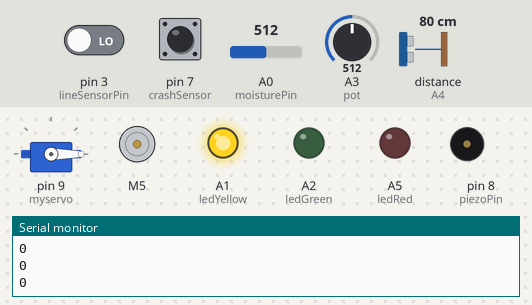
This sketch was run on a simulated Arduino Uno, built with avr-gcc and run on an emulated ATmega328P. Shown: servo, DC motor (green arrow = forward, orange = backward, longer = faster), output pins drawn as LEDs (lit = HIGH), buzzer (waves = sounding, pin HIGH), the last lines printed to the serial monitor. Wiring (inferred from the names in the program): ultrasonic range finder: trigger pin 2; echo A4. Inputs (shaded band) come from the test bench; at power-on: distance to the obstacle (sensor on A4) 80 cm, pin 3 (lineSensorPin) LOW, pin 7 (crashSensor) LOW, A0 (moisturePin) = 512, A3 (pot) = 512. The echo pulse lasts 58.3 µs per cm; storage starts empty; pins used as bus, display or sensor lines are not drawn.

Above: at 1.2 s.
1.3 s: distance to the obstacle (sensor on A4) set to 27 cm
2.9 s: distance to the obstacle (sensor on A4) set to 24 cm
At 3.6 s:
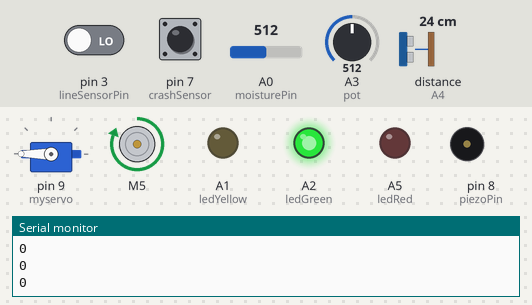
4.7 s: pin 3 (lineSensorPin) driven HIGH and pin 7 (crashSensor) driven HIGH
7.8 s: pin 7 (crashSensor) driven LOW
At 8.9 s:
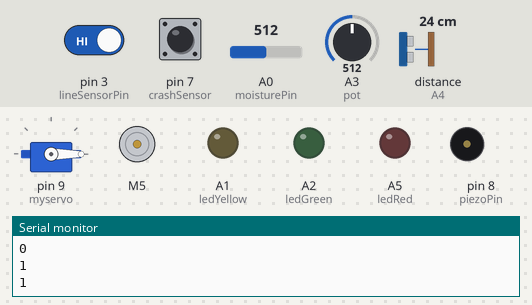
9.7 s: pin 7 (crashSensor) driven HIGH
At 11.0 s:
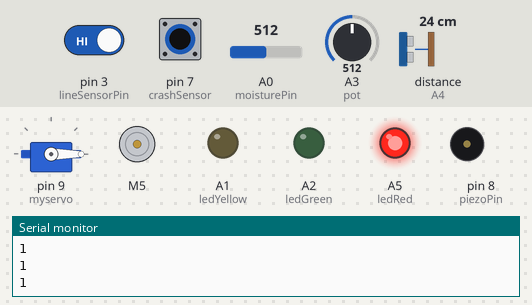
11.3 s: pin 7 (crashSensor) pulsed LOW 2 times (0.12 s each, 0.3 s apart)
At 12.8 s:
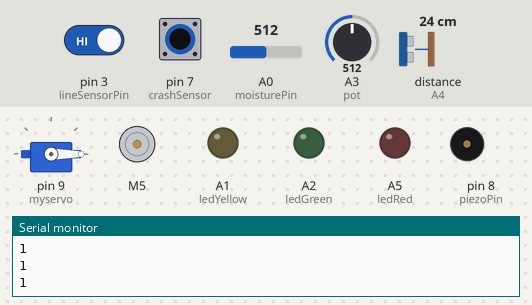
Timing chart, 0 to 14.3 s (numbered marks = the images above; inputs shaded):
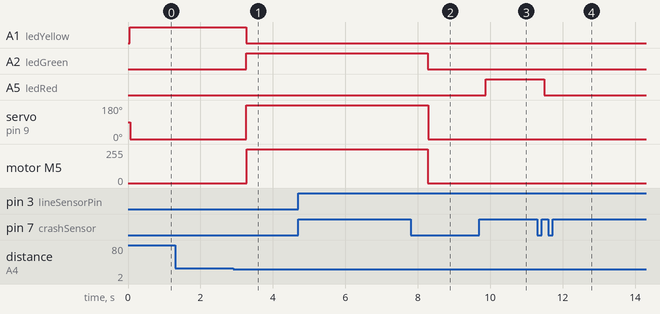

Measured:
- the behaviour switches between 26 and 25 cm on distance to the obstacle (sensor on A4) (found by bisection; images 0 and 1)
- after the input at 2.9 s, A1 (ledYellow): HIGH → LOW after 0.37 s; A2 (ledGreen): LOW → HIGH after 0.36 s; servo on pin 9 (myservo): 0° → 180° after 0.37 s; motor M5: stopped → forward 255/255 after 0.37 s
- after the input at 4.7 s, every drawn part: stays the same
- after the input at 7.8 s, A5 (ledRed): stays LOW (without the input it goes to HIGH after 0.52 s)
- after the input at 9.7 s, A5 (ledRed): LOW → HIGH after 0.18 s
- after the input at 11.3 s, A5 (ledRed): HIGH → LOW after 0.19 s

The sketch:

SmartGreenCode.ino
```cpp
// SD card module
#include <SPI.h>
#include <SD.h>

// Real Time Clock (RTC)
#include "RTClib.h"
RTC_Millis rtc;     // Software Real Time Clock (RTC)
DateTime rightNow;  // used to store the current time.


#define ledRed A5
#define ledYellow A1
#define ledGreen A2

// DC Motor & Motor Module - L298N
#include <L298N.h>

// Pin definition DC Motor
const unsigned int IN3 = 5;
const unsigned int IN4 = 4;


// Create one motor instance
L298N motor(IN3, IN4);

// Servo
#include <Servo.h>
Servo myservo;

// Moisture Sensor
#define moisturePin A0

#define pot A3

#define piezoPin 8

#define echoPin A4 // attach pin D2 Arduino to pin Echo of HC-SR04
#define trigPin 2 //attach pin D3 Arduino to pin Trig of HC-SR04

#define lineSensorPin 3

#define crashSensor 7

#define pirPin 6

int buttonPushCounter = 0;   // counter for the number of button presses
int buttonState = 0;         // current state of the button
int lastButtonState = 0;

long duration;
int distance;

unsigned long previousMillis = 0; //will store the last time jotor was updated

void setup() {
  Serial.begin(9600);           // Open serial communications and wait for port to open:
  while (!Serial) {
    delay(1);

  }
  // Traffic Lights - LED Outputs
  pinMode(ledRed, OUTPUT);
  pinMode(ledYellow, OUTPUT);
  pinMode(ledGreen, OUTPUT);// wait for serial port to connect. Needed for native USB port only


  // DC Motor & Motor Module - L298N
  motor.setSpeed(255);

  // Servo
  myservo.attach(9);  // attaches the servo on pin 9 to the servo object

  // Moisture Sensor
  pinMode(moisturePin, INPUT);

  //Potentiometer
  pinMode(pot, INPUT);

  // Piezo Buzzer
  pinMode(piezoPin, OUTPUT);

  // Sonar - HC-SR04
  pinMode(trigPin, OUTPUT); // Sets the trigPin as an OUTPUT
  pinMode(echoPin, INPUT); // Sets the echoPin as an INPUT

  // Crash Sensor / Button
  pinMode(crashSensor, INPUT);

  // Line Sensor
  pinMode(lineSensorPin, INPUT);

  // PIR Sensor
  pinMode(pirPin, INPUT);

  // SD Card initialisation
  Serial.print("Initializing SD card...");
  if (!SD.begin(10)) {
    Serial.println("initialization failed!");
    while (1);

  }
  // Real Time Clock (RTC)
  rtc.begin(DateTime(F(__DATE__), F(__TIME__)));
  Serial.println("initialization done.");
  logEvent("System Initialisation...");
}


void loop() {
  wateringSystem();
  windowOpen();
  personDetect();
  // Serial.println(wateringSystem());
  //Serial.print(readDistance());
  //Serial.print("PIRstate:  ");
 // Serial.println(PIRread());
  //Serial.print("POTval:  ");
  //Serial.println(potRead());
  //Serial.print("SonarReadout:   ");
  //Serial.println(readDistance());
  //Serial.print("ButtonState:    ");
  //Serial.println(buttonRead());
 // Serial.print("LineState:      ");
 // Serial.println(lineSensor());
 // Serial.print("MoistureState:  ");
 // Serial.println(moistureSensor());
 // trafficLight();
 // dcMotor();
  //servoMotor();
  //Serial.print("piezoOut:   ");
  //Serial.println(piezoOut());
  //Serial.println(potRead());
  //Serial.println(PIRread());
  // piezoOut();
  //Serial.println(buttonRead());
  //dcMotor();
wateringSystem();
Serial.println(lineSensor());

  delay(500);
}

/*
   IT will take the values from Button, Line sensor, sonic sensor, and mostiure sensor and turn on the DC motor (watering system) and turn on the traffic light to green
   @param If button is true, line sensor says door is closed, sonic sensor confirms the door is closed and if the mositure content on the soil is too low
   @return It will turn on the DC motor wich is sumlating a watering system pump.
*/
bool wateringSystem() {
trafficLight();
potRead();
readDistance();
buttonRead();
servoMotor();
//piezoOut();
dcMotor();

}
/*
  The servo will open the window when the person is in the green house.
  @param if the door is open (sonic sensor true) the window will open
  @return The servio will turn to the set open height
*/
void windowOpen() {


}

/*
   This uses the pir sensor to detect movemnt within the green house and use the sonic sensor to detect the door opening
   @param if the pir and sonic sensor detect true turn of the watering system
   @return turn off watering system.
*/
void personDetect() {


}

/*
   This reads the distance from the snoic sensnsor
   @param gets the distance
   @return returs a true or false depending on close and object is
   1 means door is closed and 0 means door is open
*/
int readDistance() {
  // Clears the trigPin condition
  digitalWrite(trigPin, LOW);
  delayMicroseconds(2);
  // Sets the trigPin HIGH (ACTIVE) for 10 microseconds
  digitalWrite(trigPin, HIGH);
  delayMicroseconds(10);
  digitalWrite(trigPin, LOW);
  // Reads the echoPin, returns the sound wave travel time in microseconds
  duration = pulseIn(echoPin, HIGH);
  // Calculating the distance
  distance = duration * 0.034 / 2; // Speed of sound wave divided by 2 (go and back)


  if (distance < 25) {
    return true; // returns as 1
  } else {
    return false; // returns as 0

  }
  delay(100);
}

int buttonRead() {

  buttonState = digitalRead(crashSensor);
  // compare the buttonState to its previous state

  if (buttonState != lastButtonState) {
    // if the state has changed, increment the counter
    if (buttonState == HIGH) {
      // if the current state is HIGH then the button went from off to on:
      buttonPushCounter++;
      Serial.println("on");
      Serial.print("number of button pushes: ");
      Serial.println(buttonPushCounter);
    } else {
      // if the current state is LOW then the button went from on to off:
      Serial.println("off");
    }
    delay(50);
  }
  lastButtonState = buttonState;


  if (buttonPushCounter % 2 == 0) {
    return 0;
  } else {
    return 1;
  }

}

int piezoOut() {

  if (readDistance() == 1 && buttonRead() == 0 && moistureSensor() == 1) {
    tone(piezoPin, potRead());

  } else
  {
    noTone(piezoPin);
  }

}
// will get pot vaule then give a percentage
int potRead() {
  int potMax = 1016;
  int potValue = analogRead(pot);

  long potPercent = (potValue / 900) * 100;

  return potValue;

}

bool PIRread() {
  bool pirValue = digitalRead(pirPin);
  return pirValue;
}

int dcMotor() {

  int i = 0;
  if (buttonRead() == 0 && readDistance() == 1 && moistureSensor() == 1 && lineSensor() == false
  ) {
  motor.forward();
delay(5000);
i + 1;
if(i = 1){
  motor.stop();
  if(buttonRead() == 0 && readDistance() == 1){
    motor.stop();
  }
}
  }else
  {
    motor.stop();
  }


  }


int servoMotor() {
if (buttonRead() == 0  && readDistance() == 1 && moistureSensor() == 1 && lineSensor() == false) {
     myservo.write(180);
  } else {
   myservo.write(0);
  }


}

int trafficLight() {

  if (buttonRead() == 0  && readDistance() == 1 && moistureSensor() == 1 && lineSensor() == false ) {
    digitalWrite(ledGreen, HIGH);
  } else {
    digitalWrite(ledGreen, LOW);
  }
  if (buttonRead() == 1) {
    digitalWrite(ledRed, HIGH);
  } else {
    digitalWrite(ledRed, LOW);
  }
  if (buttonRead() == 0 && readDistance() == 0) {
    digitalWrite(ledYellow, HIGH);
  } else {
    digitalWrite(ledYellow, LOW);
  }
}

int lineSensor() {

int lineValue = digitalRead(lineSensorPin);

if(lineValue == 1){
 return true;

}else
{
  return false;
}


}

int moistureSensor(){

int moistureValue = analogRead(moisturePin);
if(moistureValue < 200){
  return false;
}else{
  return true;
}
  return moistureSensor();
}

void logEvent(String dataToLog) {
  /*
     Log entries to a file on an SD card.
  */
  // Get the updated/current time
  DateTime rightNow = rtc.now();

  // Open the log file
  File logFile = SD.open("events.csv", FILE_WRITE);
  if (!logFile) {
    Serial.print("Couldn't create log file");
    abort();
  }

  // Log the event with the date, time and data
  logFile.print(rightNow.year(), DEC);
  logFile.print(",");
  logFile.print(rightNow.month(), DEC);
  logFile.print(",");
  logFile.print(rightNow.day(), DEC);
  logFile.print(",");
  logFile.print(rightNow.hour(), DEC);
  logFile.print(",");
  logFile.print(rightNow.minute(), DEC);
  logFile.print(",");
  logFile.print(rightNow.second(), DEC);
  logFile.print(",");
  logFile.print(dataToLog);

  // End the line with a return character.
  logFile.println();
  logFile.close();
  Serial.print("Event Logged: ");
  Serial.print(rightNow.year(), DEC);
  Serial.print(",");
  Serial.print(rightNow.month(), DEC);
  Serial.print(",");
  Serial.print(rightNow.day(), DEC);
  Serial.print(",");
  Serial.print(rightNow.hour(), DEC);
  Serial.print(",");
  Serial.print(rightNow.minute(), DEC);
  Serial.print(",");
  Serial.print(rightNow.second(), DEC);
  Serial.print(",");
  Serial.println(dataToLog);
}
```
